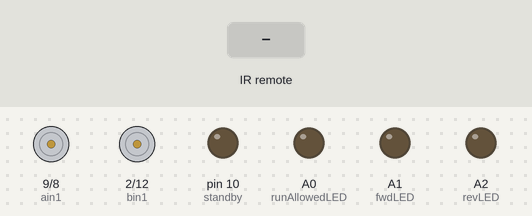
Recording of a sketch running on a simulated Arduino Uno, built with avr-gcc and run on an emulated ATmega328P. Parts: motor-driver pin pairs drawn as motors (green arrow = first pin HIGH = forward, orange = second pin HIGH = backward, longer = more drive, scaled by the enable pin, stopped while the standby pin is LOW), output pins drawn as LEDs (lit = HIGH). The inputs (shaded band) are chosen by the test bench.

Above: at 1.2 s.
1.3 s: infrared code 0x77E1401D received
At 2.5 s:
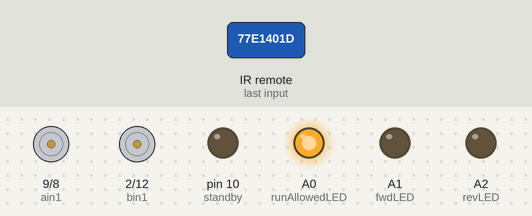
2.8 s: infrared code 0x77E1201D received
At 3.8 s:
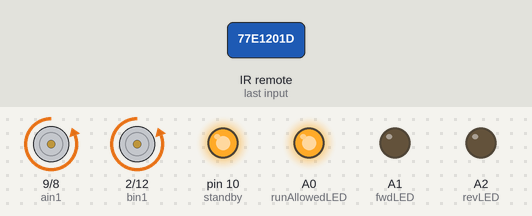
4.3 s: infrared code 0x77E1401D received
At 4.9 s:
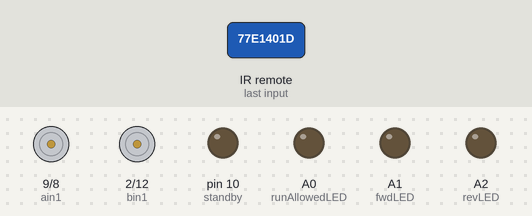
Timing chart, 0 to 7.3 s (numbered marks = the images above; inputs shaded):
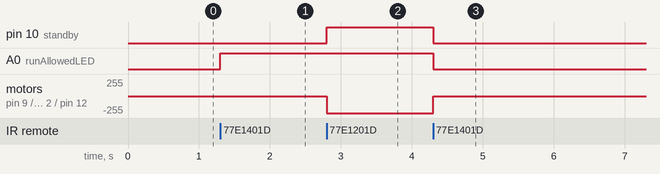

Measured:
- after the input at 1.3 s, A0 (runAllowedLED): LOW → HIGH at once
- after the input at 2.8 s, pin 10 (standby): LOW → HIGH at once; motor on pin 9 (ain1) / pin 8 (ain2), motor on pin 2 (bin1) / pin 12 (bin2): stopped → backward 255/255 at once
- after the input at 4.3 s, pin 10 (standby), A0 (runAllowedLED): HIGH → LOW at once; motor on pin 9 (ain1) / pin 8 (ain2), motor on pin 2 (bin1) / pin 12 (bin2): backward 255/255 → stopped at once

The sketch:

ArduinoSketch.ino
```cpp
/**********************************************************************************************************************

This sketch was written to control a motorized Pinewood Derby car via IR remote.

For more information see - http://awaitinginspiration.com/2013/04/motorized-pinewood-derby-car-2013/ or ping adam@adambyers.com

**********************************************************************************************************************/

#include <IRremote.h> // Included the IR library

int directionState = 0;
int readyState = 0;
int fwdSpeed = 0;
int revSpeed = 0;

bool runAllowed = false;
bool goBabyGo = false;

int pwmA = 6; // Motor controler PWM pin for motor A
int pwmB = 5; // Motor controler PWM pin for motor B
int ain1 = 9; // Motor controler direction control pin 2 for motor A
int ain2 = 8; // Motor controler direction control pin 1 for motor A
int standby = 10; // Motor controler standby pin
int bin1 = 2; // Motor controler direction control pin 1 for motor B
int bin2 = 12; // Motor controler direction control pin 2 for motor B
int recv = 4; // IR detector
int runAllowedLED = A0; // Run allowed indicator LED
int fwdLED = A1; // Foward indicator LED
int revLED = A2; // Reverse indicator LED
IRrecv irrecv(recv);
decode_results results;

void setup()
{
  pinMode(pwmA, OUTPUT);
  pinMode(pwmB, OUTPUT);
  pinMode(ain1, OUTPUT);
  pinMode(ain2, OUTPUT);
  pinMode(standby, OUTPUT);
  pinMode(bin1, OUTPUT);
  pinMode(bin2, OUTPUT);
  pinMode(runAllowedLED, OUTPUT);
  pinMode(fwdLED, OUTPUT);
  pinMode(revLED, OUTPUT);
  irrecv.enableIRIn();
}

void loop()
{

/*
Begin IR detection sequance
*/

  if (irrecv.decode(&results))
  {
    if (results.value == 0x77E1401D) // Menu button (Apple remote) | remote control enabled
    {
      readyState++;
    }

    if (results.value == 0x77E1201D && runAllowed == true) // Play/Pause button (Apple remote) | go foward full speed
    {
      goBabyGo = true;
    }

    if (results.value == 0x77E1E01D && goBabyGo == false) // ffwd button (Apple remote) | Forward direction enabled
    {
      directionState = 1;
      digitalWrite(fwdLED, HIGH);
      digitalWrite(revLED, LOW);
    }

    if (results.value == 0x77E1101D && goBabyGo == false) // rwd button (Apple remote) | Reverse direction enabled
    {
      directionState = 2;
      digitalWrite(fwdLED, LOW);
      digitalWrite(revLED, HIGH);
    }

    if (results.value == 0x77E1D01D && directionState == 1 && runAllowed == true && goBabyGo == false) // Volume up button (Apple remote) | Increase forward speed
    {
      stop();
      revSpeed = 0;
      fwdSpeed++;
    }

    if (results.value == 0x77E1B01D && directionState == 2 && runAllowed == true && goBabyGo == false) // Volume down button (Apple remote) | Increase reverse speed
    {
      stop();
      fwdSpeed = 0;
      revSpeed++;
    }

  irrecv.resume();
  }

/*
End IR detection sequance
*/

  if (readyState == 1) // If the run allowed button has been pushed once then we can run the car
  {
    runAllowed = true;
    digitalWrite(runAllowedLED, HIGH);
  }

  if (readyState == 2) // If the run allowed button has been pushed twice then set the ready state to 0
  {
    readyState = 0;
    runAllowed = false;
    fwdSpeed = 0;
    revSpeed = 0;
    digitalWrite(runAllowedLED, LOW);
    digitalWrite(fwdLED, LOW);
    digitalWrite(revLED, LOW);
    goBabyGo = false;
  }

  if (readyState == 0) // If readyState is 0 then we don't run
  {
    stop();
    runAllowed = false;
    directionState = 0;
    digitalWrite(runAllowedLED, LOW);
    digitalWrite(fwdLED, LOW);
    digitalWrite(revLED, LOW);
    goBabyGo = false;
  }

  if (goBabyGo && runAllowed) // If the GoBabyGo button has been pushed and the runAllowed is TRUE then we run both motors foward at full speed
  {
    fwdSpeed = 0;
    revSpeed = 0;
    move(1, 255, 0);
    move(2, 255, 0);
  }

// set speed based on how many times the foward or revers speed buttons were pressed

  if (fwdSpeed == 1)
  {
    move(1, 64, 0);
    move(2, 64, 0);
  }

  if (fwdSpeed == 2)
  {
    move(1, 128, 0);
    move(2, 128, 0);
  }

  if (fwdSpeed == 3)
  {
    move(1, 255, 0);
    move(2, 255, 0);
  }

  if (fwdSpeed == 4)
  {
    stop();
    fwdSpeed = 0;
  }

  if (revSpeed == 1)
  {
    move(1, 64, 1);
    move(2, 64, 1);
  }

  if (revSpeed == 2)
  {
    move(1, 128, 1);
    move(2, 128, 1);
  }

  if (revSpeed == 3)
  {
    move(1, 255, 1);
    move(2, 255, 1);
  }

  if (revSpeed == 4)
  {
    stop();
    revSpeed = 0;
  }
}

void move(int motor, int speed, int direction){
//Move specific motor at speed and direction
//motor: 0 for B 1 for A
//speed: 0 is off, and 255 is full speed
//direction: 0 clockwise, 1 counter-clockwise

  digitalWrite(standby, HIGH); //disable standby

  boolean inPin1 = LOW;
  boolean inPin2 = HIGH;

  if(direction == 1){
    inPin1 = HIGH;
    inPin2 = LOW;
  }

  if(motor == 1)
  {
    digitalWrite(ain1, inPin1);
    digitalWrite(ain2, inPin2);
    analogWrite(pwmA, speed);
  }

  if(motor == 2)
  {
    digitalWrite(bin1, inPin1);
    digitalWrite(bin2, inPin2);
    analogWrite(pwmB, speed);
  }
}

void stop(){
//enable standby
  digitalWrite(standby, LOW);
}
```
